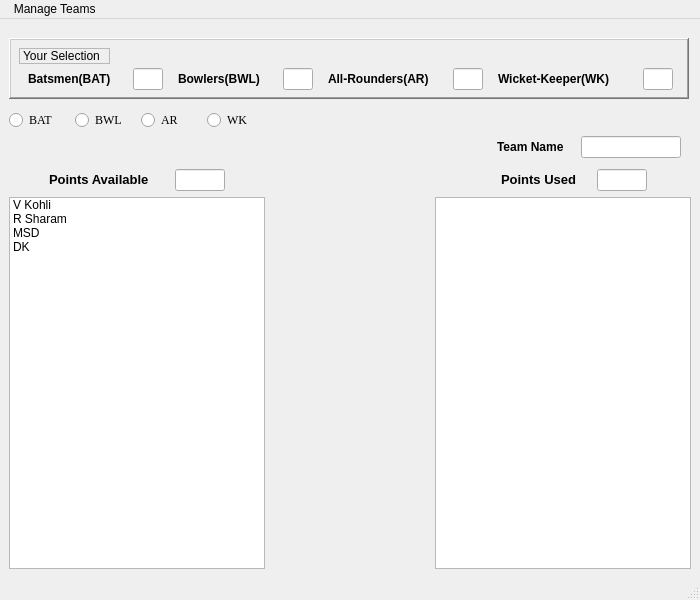
<?xml version="1.0" encoding="UTF-8"?>
<ui version="4.0">
 <class>Fantasy_Cricket</class>
 <widget class="QMainWindow" name="Fantasy_Cricket">
  <property name="geometry">
   <rect>
    <x>0</x>
    <y>0</y>
    <width>700</width>
    <height>600</height>
   </rect>
  </property>
  <property name="windowTitle">
   <string>MainWindow</string>
  </property>
  <widget class="QWidget" name="centralwidget">
   <layout class="QVBoxLayout" name="verticalLayout">
    <item>
     <spacer name="verticalSpacer">
      <property name="orientation">
       <enum>Qt::Vertical</enum>
      </property>
      <property name="sizeType">
       <enum>QSizePolicy::Preferred</enum>
      </property>
      <property name="sizeHint" stdset="0">
       <size>
        <width>20</width>
        <height>10</height>
       </size>
      </property>
     </spacer>
    </item>
    <item>
     <widget class="QFrame" name="frame">
      <property name="enabled">
       <bool>true</bool>
      </property>
      <property name="sizePolicy">
       <sizepolicy hsizetype="Preferred" vsizetype="Preferred">
        <horstretch>0</horstretch>
        <verstretch>0</verstretch>
       </sizepolicy>
      </property>
      <property name="minimumSize">
       <size>
        <width>0</width>
        <height>61</height>
       </size>
      </property>
      <property name="maximumSize">
       <size>
        <width>680</width>
        <height>10000</height>
       </size>
      </property>
      <property name="focusPolicy">
       <enum>Qt::NoFocus</enum>
      </property>
      <property name="acceptDrops">
       <bool>false</bool>
      </property>
      <property name="autoFillBackground">
       <bool>true</bool>
      </property>
      <property name="frameShape">
       <enum>QFrame::WinPanel</enum>
      </property>
      <property name="frameShadow">
       <enum>QFrame::Raised</enum>
      </property>
      <property name="lineWidth">
       <number>0</number>
      </property>
      <property name="midLineWidth">
       <number>0</number>
      </property>
      <widget class="QWidget" name="layoutWidget">
       <property name="geometry">
        <rect>
         <x>10</x>
         <y>30</y>
         <width>671</width>
         <height>22</height>
        </rect>
       </property>
       <layout class="QHBoxLayout" name="horizontalLayout">
        <item>
         <widget class="QLabel" name="BATlabel">
          <property name="maximumSize">
           <size>
            <width>90</width>
            <height>100</height>
           </size>
          </property>
          <property name="text">
           <string>&lt;html&gt;&lt;head/&gt;&lt;body&gt;&lt;p&gt;&lt;span style=&quot; font-size:9pt; font-weight:600;&quot;&gt;Batsmen(BAT)&lt;/span&gt;&lt;/p&gt;&lt;/body&gt;&lt;/html&gt;</string>
          </property>
         </widget>
        </item>
        <item>
         <widget class="QLineEdit" name="BAT">
          <property name="maximumSize">
           <size>
            <width>30</width>
            <height>16777215</height>
           </size>
          </property>
          <property name="frame">
           <bool>true</bool>
          </property>
          <property name="echoMode">
           <enum>QLineEdit::Normal</enum>
          </property>
         </widget>
        </item>
        <item>
         <widget class="QLabel" name="BWLlabel">
          <property name="maximumSize">
           <size>
            <width>90</width>
            <height>16777215</height>
           </size>
          </property>
          <property name="text">
           <string>&lt;html&gt;&lt;head/&gt;&lt;body&gt;&lt;p&gt;&lt;span style=&quot; font-size:9pt; font-weight:600;&quot;&gt;Bowlers(BWL)&lt;/span&gt;&lt;/p&gt;&lt;/body&gt;&lt;/html&gt;</string>
          </property>
         </widget>
        </item>
        <item>
         <widget class="QLineEdit" name="BWL">
          <property name="maximumSize">
           <size>
            <width>30</width>
            <height>16777215</height>
           </size>
          </property>
         </widget>
        </item>
        <item>
         <widget class="QLabel" name="ARlabel">
          <property name="maximumSize">
           <size>
            <width>110</width>
            <height>16777215</height>
           </size>
          </property>
          <property name="text">
           <string>&lt;html&gt;&lt;head/&gt;&lt;body&gt;&lt;p&gt;&lt;span style=&quot; font-size:9pt; font-weight:600;&quot;&gt;All-Rounders(AR)&lt;/span&gt;&lt;/p&gt;&lt;/body&gt;&lt;/html&gt;</string>
          </property>
         </widget>
        </item>
        <item>
         <widget class="QLineEdit" name="AR">
          <property name="maximumSize">
           <size>
            <width>30</width>
            <height>16777215</height>
           </size>
          </property>
         </widget>
        </item>
        <item>
         <widget class="QLabel" name="WKlabel">
          <property name="maximumSize">
           <size>
            <width>130</width>
            <height>16777215</height>
           </size>
          </property>
          <property name="text">
           <string>&lt;html&gt;&lt;head/&gt;&lt;body&gt;&lt;p&gt;&lt;span style=&quot; font-size:9pt; font-weight:600;&quot;&gt;Wicket-Keeper(WK)&lt;/span&gt;&lt;/p&gt;&lt;/body&gt;&lt;/html&gt;</string>
          </property>
         </widget>
        </item>
        <item>
         <widget class="QLineEdit" name="WK">
          <property name="maximumSize">
           <size>
            <width>30</width>
            <height>16777215</height>
           </size>
          </property>
         </widget>
        </item>
       </layout>
      </widget>
      <widget class="QLabel" name="YSlabel">
       <property name="geometry">
        <rect>
         <x>10</x>
         <y>10</y>
         <width>91</width>
         <height>16</height>
        </rect>
       </property>
       <property name="maximumSize">
        <size>
         <width>115</width>
         <height>16777215</height>
        </size>
       </property>
       <property name="font">
        <font>
         <family>Arial</family>
         <pointsize>9</pointsize>
        </font>
       </property>
       <property name="frameShape">
        <enum>QFrame::StyledPanel</enum>
       </property>
       <property name="text">
        <string>Your Selection</string>
       </property>
      </widget>
     </widget>
    </item>
    <item>
     <spacer name="verticalSpacer_2">
      <property name="orientation">
       <enum>Qt::Vertical</enum>
      </property>
      <property name="sizeType">
       <enum>QSizePolicy::Preferred</enum>
      </property>
      <property name="sizeHint" stdset="0">
       <size>
        <width>20</width>
        <height>5</height>
       </size>
      </property>
     </spacer>
    </item>
    <item>
     <layout class="QHBoxLayout" name="horizontalLayout_3">
      <item>
       <widget class="QRadioButton" name="BATrbtn">
        <property name="maximumSize">
         <size>
          <width>60</width>
          <height>16777215</height>
         </size>
        </property>
        <property name="font">
         <font>
          <family>Times New Roman</family>
          <pointsize>9</pointsize>
         </font>
        </property>
        <property name="text">
         <string>BAT</string>
        </property>
       </widget>
      </item>
      <item>
       <widget class="QRadioButton" name="BWLrbtn">
        <property name="maximumSize">
         <size>
          <width>60</width>
          <height>16777215</height>
         </size>
        </property>
        <property name="font">
         <font>
          <family>Times New Roman</family>
          <pointsize>9</pointsize>
         </font>
        </property>
        <property name="text">
         <string>BWL</string>
        </property>
       </widget>
      </item>
      <item>
       <widget class="QRadioButton" name="ARrbtn">
        <property name="maximumSize">
         <size>
          <width>60</width>
          <height>16777215</height>
         </size>
        </property>
        <property name="font">
         <font>
          <family>Times New Roman</family>
          <pointsize>9</pointsize>
         </font>
        </property>
        <property name="text">
         <string>AR</string>
        </property>
       </widget>
      </item>
      <item>
       <widget class="QRadioButton" name="WKrbtn">
        <property name="font">
         <font>
          <family>Times New Roman</family>
          <pointsize>9</pointsize>
         </font>
        </property>
        <property name="text">
         <string>WK</string>
        </property>
       </widget>
      </item>
     </layout>
    </item>
    <item>
     <layout class="QHBoxLayout" name="horizontalLayout_6">
      <item>
       <widget class="QLabel" name="label_4">
        <property name="minimumSize">
         <size>
          <width>550</width>
          <height>0</height>
         </size>
        </property>
        <property name="maximumSize">
         <size>
          <width>100</width>
          <height>16777215</height>
         </size>
        </property>
        <property name="font">
         <font>
          <family>Arial</family>
          <pointsize>9</pointsize>
          <weight>75</weight>
          <bold>true</bold>
         </font>
        </property>
        <property name="text">
         <string>Team Name</string>
        </property>
        <property name="indent">
         <number>480</number>
        </property>
       </widget>
      </item>
      <item>
       <widget class="QLineEdit" name="TN">
        <property name="maximumSize">
         <size>
          <width>100</width>
          <height>100</height>
         </size>
        </property>
       </widget>
      </item>
     </layout>
    </item>
    <item>
     <spacer name="verticalSpacer_4">
      <property name="orientation">
       <enum>Qt::Vertical</enum>
      </property>
      <property name="sizeType">
       <enum>QSizePolicy::Preferred</enum>
      </property>
      <property name="sizeHint" stdset="0">
       <size>
        <width>20</width>
        <height>5</height>
       </size>
      </property>
     </spacer>
    </item>
    <item>
     <layout class="QHBoxLayout" name="horizontalLayout_2">
      <item>
       <spacer name="horizontalSpacer">
        <property name="orientation">
         <enum>Qt::Horizontal</enum>
        </property>
        <property name="sizeType">
         <enum>QSizePolicy::Preferred</enum>
        </property>
        <property name="sizeHint" stdset="0">
         <size>
          <width>30</width>
          <height>20</height>
         </size>
        </property>
       </spacer>
      </item>
      <item>
       <widget class="QLabel" name="PAlabel">
        <property name="maximumSize">
         <size>
          <width>110</width>
          <height>16777215</height>
         </size>
        </property>
        <property name="text">
         <string>&lt;html&gt;&lt;head/&gt;&lt;body&gt;&lt;p&gt;&lt;span style=&quot; font-size:10pt; font-weight:600;&quot;&gt;Points Available&lt;/span&gt;&lt;/p&gt;&lt;/body&gt;&lt;/html&gt;</string>
        </property>
       </widget>
      </item>
      <item>
       <widget class="QLineEdit" name="PA">
        <property name="sizePolicy">
         <sizepolicy hsizetype="Preferred" vsizetype="Preferred">
          <horstretch>0</horstretch>
          <verstretch>0</verstretch>
         </sizepolicy>
        </property>
        <property name="maximumSize">
         <size>
          <width>50</width>
          <height>16777215</height>
         </size>
        </property>
        <property name="autoFillBackground">
         <bool>false</bool>
        </property>
        <property name="readOnly">
         <bool>true</bool>
        </property>
       </widget>
      </item>
      <item>
       <spacer name="hs3">
        <property name="orientation">
         <enum>Qt::Horizontal</enum>
        </property>
        <property name="sizeType">
         <enum>QSizePolicy::Fixed</enum>
        </property>
        <property name="sizeHint" stdset="0">
         <size>
          <width>260</width>
          <height>20</height>
         </size>
        </property>
       </spacer>
      </item>
      <item>
       <widget class="QLabel" name="PUlabel">
        <property name="maximumSize">
         <size>
          <width>80</width>
          <height>16777215</height>
         </size>
        </property>
        <property name="text">
         <string>&lt;html&gt;&lt;head/&gt;&lt;body&gt;&lt;p&gt;&lt;span style=&quot; font-size:10pt; font-weight:600;&quot;&gt;Points Used&lt;/span&gt;&lt;/p&gt;&lt;/body&gt;&lt;/html&gt;</string>
        </property>
       </widget>
      </item>
      <item>
       <widget class="QLineEdit" name="PU">
        <property name="enabled">
         <bool>true</bool>
        </property>
        <property name="sizePolicy">
         <sizepolicy hsizetype="Preferred" vsizetype="Fixed">
          <horstretch>0</horstretch>
          <verstretch>0</verstretch>
         </sizepolicy>
        </property>
        <property name="minimumSize">
         <size>
          <width>0</width>
          <height>0</height>
         </size>
        </property>
        <property name="maximumSize">
         <size>
          <width>50</width>
          <height>16777215</height>
         </size>
        </property>
        <property name="autoFillBackground">
         <bool>false</bool>
        </property>
        <property name="readOnly">
         <bool>true</bool>
        </property>
       </widget>
      </item>
      <item>
       <spacer name="horizontalSpacer_3">
        <property name="orientation">
         <enum>Qt::Horizontal</enum>
        </property>
        <property name="sizeType">
         <enum>QSizePolicy::Preferred</enum>
        </property>
        <property name="sizeHint" stdset="0">
         <size>
          <width>30</width>
          <height>20</height>
         </size>
        </property>
       </spacer>
      </item>
     </layout>
    </item>
    <item>
     <layout class="QHBoxLayout" name="horizontalLayout_4">
      <item>
       <widget class="QListWidget" name="Availablelist">
        <item>
         <property name="text">
          <string>V Kohli</string>
         </property>
        </item>
        <item>
         <property name="text">
          <string>R Sharam</string>
         </property>
        </item>
        <item>
         <property name="text">
          <string>MSD</string>
         </property>
        </item>
        <item>
         <property name="text">
          <string>DK</string>
         </property>
        </item>
       </widget>
      </item>
      <item>
       <spacer name="horizontalSpacer_2">
        <property name="orientation">
         <enum>Qt::Horizontal</enum>
        </property>
        <property name="sizeHint" stdset="0">
         <size>
          <width>40</width>
          <height>20</height>
         </size>
        </property>
       </spacer>
      </item>
      <item>
       <widget class="QListWidget" name="Selectedlist"/>
      </item>
     </layout>
    </item>
   </layout>
  </widget>
  <widget class="QMenuBar" name="menubar">
   <property name="geometry">
    <rect>
     <x>0</x>
     <y>0</y>
     <width>700</width>
     <height>20</height>
    </rect>
   </property>
   <widget class="QMenu" name="menu_Manage_Teams">
    <property name="title">
     <string> Manage Teams</string>
    </property>
    <addaction name="NEW_Team"/>
    <addaction name="OPEN_Team"/>
    <addaction name="SAVE_Team"/>
    <addaction name="separator"/>
    <addaction name="EVALUATE_Team"/>
   </widget>
   <addaction name="menu_Manage_Teams"/>
  </widget>
  <widget class="QStatusBar" name="statusbar"/>
  <action name="NEW_Team">
   <property name="text">
    <string>NEW Team</string>
   </property>
   <property name="font">
    <font>
     <family>Arial</family>
     <pointsize>10</pointsize>
     <weight>50</weight>
     <bold>false</bold>
    </font>
   </property>
  </action>
  <action name="OPEN_Team">
   <property name="text">
    <string>OPEN Team</string>
   </property>
   <property name="font">
    <font>
     <family>Arial</family>
     <pointsize>10</pointsize>
    </font>
   </property>
  </action>
  <action name="SAVE_Team">
   <property name="text">
    <string>SAVE Team</string>
   </property>
   <property name="font">
    <font>
     <family>Arial</family>
     <pointsize>10</pointsize>
     <weight>75</weight>
     <bold>true</bold>
    </font>
   </property>
  </action>
  <action name="EVALUATE_Team">
   <property name="text">
    <string>EVALUATE Team</string>
   </property>
   <property name="font">
    <font>
     <family>Arial</family>
     <pointsize>10</pointsize>
     <weight>75</weight>
     <bold>true</bold>
    </font>
   </property>
  </action>
  <action name="actionExit">
   <property name="checkable">
    <bool>false</bool>
   </property>
   <property name="text">
    <string>Exit</string>
   </property>
  </action>
 </widget>
 <resources/>
 <connections/>
</ui>
